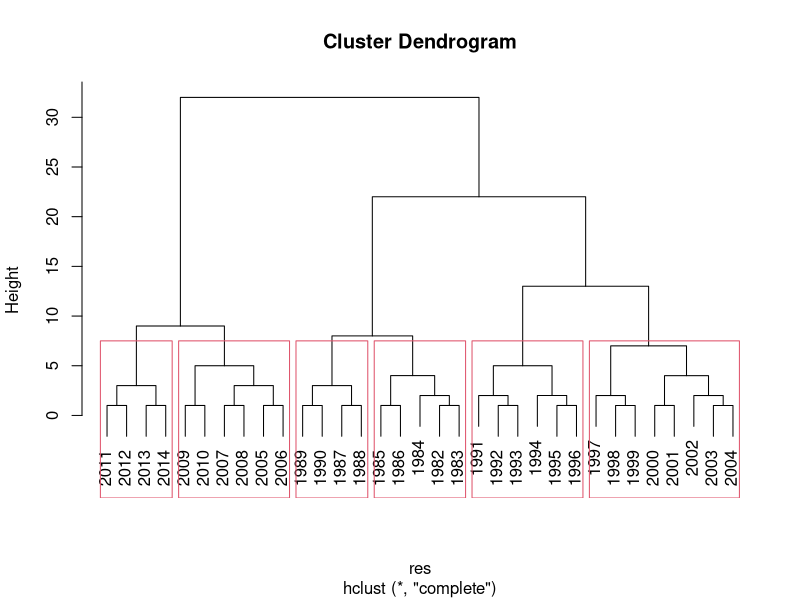

Recreate this plot in R.

setwd("c:/wcd/data")
catch <- read.csv("catchbyyearfleet.csv")
catch <- aggregate(catch ~ year + fleet, data = catch, sum)
catch <- (reshape(catch, direction = "wide", timevar = "fleet", idvar = "year"))

test <- data.frame("year" = catch[, 1], 
  prop.table(as.matrix(catch[, -1]), margin = 1))
test <- subset(test, year >= 1982)
res <- dist(test)

mod <- hclust(res)
plot(mod, labels = test$year)
rect.hclust(mod, 6)

